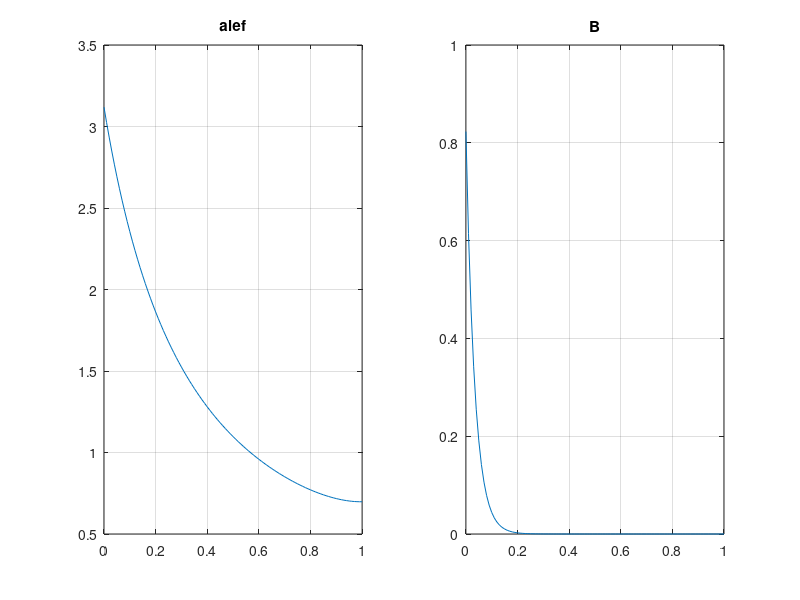

Write the MATLAB code that produced this figure.
clc; clear; close all

%% Alef
L = 1; D = 1; u = 5; k = 10;  
nx = 100; n = nx + 1;  dz = (L-0)/nx; z = 0:dz:L; 
C0 = 5;
j = zeros(n); b = zeros(n,1);
C = ones(n,1);  err = 1;

while err > 1e-4 % newton-rafson loop
    for i = 2:n - 1  % calculating coefficients
        j(i,i-1) = D;
        j(i,i)   = -2*D+u*dz-2*k*dz^2*C(i);
        j(i,i+1) = D-u*dz;
        b(i)     = -((D-u*dz)*C(i+1)+(-2*D+u*dz)*C(i)-k*dz^2*C(i)^2+D*C(i-1));
    end
    j(1,1) = -(D+u*dz); j(1,2) = D; b(1) = -(D*C(2)-(D+u*dz)*C(1)+u*dz*C0);
    j(n,n)= 1; j(n,n-1) = -1; b(n) = -(C(n) - C(n-1));
    dC = j\b;
    err = max(abs(dC));
    C = C + dC;
end
subplot(1,2,1)
plot(z,C); grid
title("alef")

%% B
L = 1; D = 1; u = 5; k = 10;  
nx = 100; n = nx + 1;  dz = (L-0)/nx; z = 0:dz:L; 
C0 = 5;
A = zeros(n); B = zeros(n,1);

for i = 2:n-1
    A(i,i-1) = D;
    A(i,i) = -(2*D+u*dz-k*dz^2);
    A(i,i+1) = D-u*dz;
    B(i) = 0;
end

A(1,1)= -(D+u*dz); A(1,2) = D; B(1) = -u*dz*C0;
A(n,n)= 1 ; A(n,n-1) = -1; B(n) = 0;
C = A\B;

subplot(1,2,2)
plot(z,C); grid
title("B")